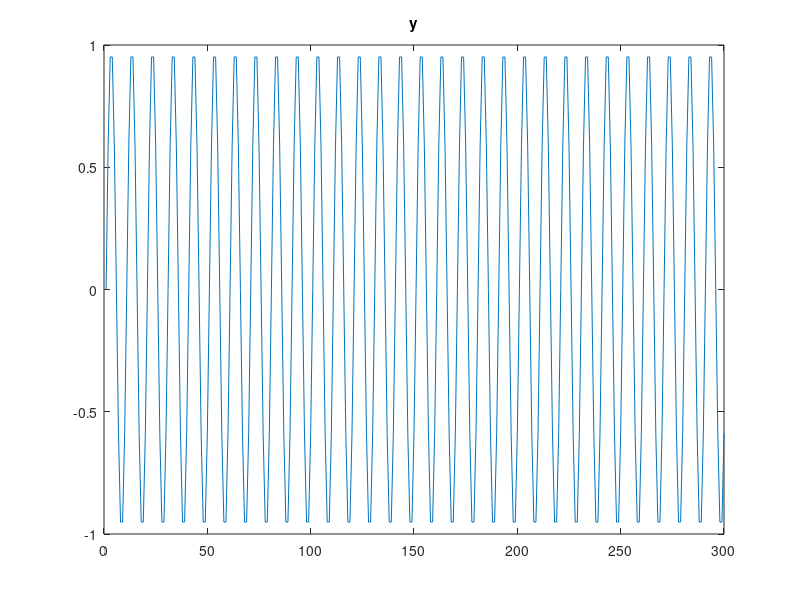
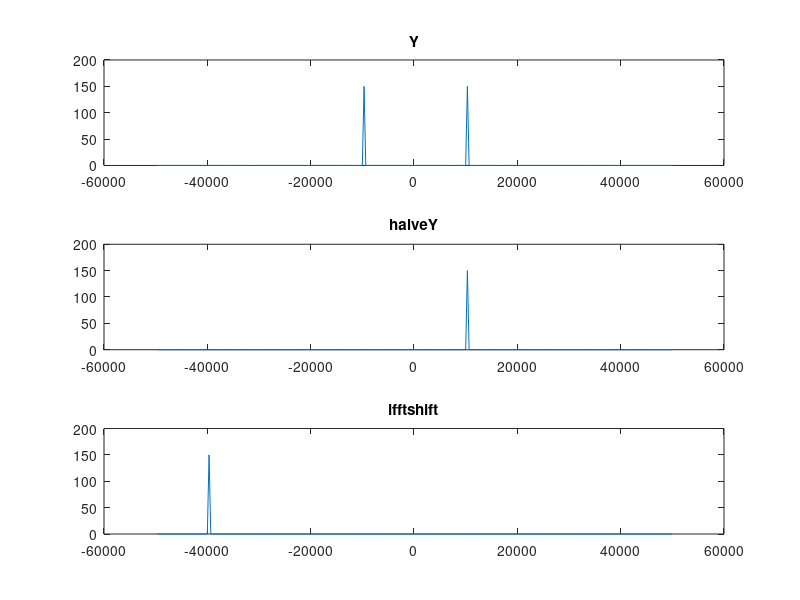
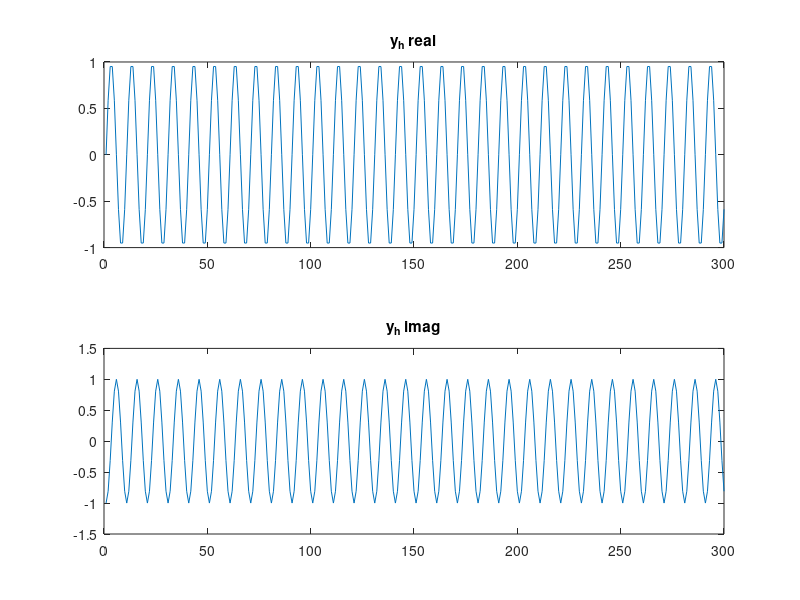
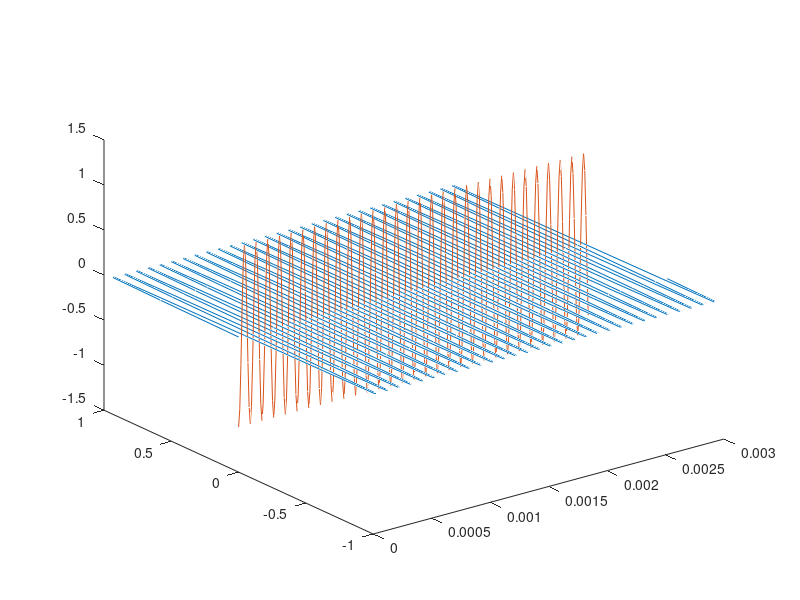

Write the MATLAB code that produced these figures, in order.
%
clc
clear all
close all
j=sqrt(-1);
fc=1e4;                                                 %carrier frequency
fs=1e5;                                                 %sample frequency
T=1/fs;                                                 %sample time
L=300;                                                 %length of signal
t=(0:L-1)*T;                                            %time vector
A=1;                                                    %%Ampltitude
ff=fs*(-L/2+1:L/2)/L;


y=A*sin(2*pi*fc*t);
figure
plot(y)
title("y");

%% gen analytic signal by FFT and IFFT
Y=fft(y,length(y));
Y=fftshift(Y);
aaa=real(Y)';
bbb=imag(Y)';
figure
subplot(3,1,1)
plot(ff,abs(Y))
title("Y")

%Y=[Y(1:length(Y)/2),zeros(1,length(Y)/2)];
Y=[zeros(1,length(Y)/2),Y((length(Y)/2+1):end)];
subplot(3,1,2)
plot(ff,abs(Y))
title("halveY")

Y=ifftshift(Y);
subplot(3,1,3)
plot(ff,abs(Y));
title("ifftshift")

y_h=ifft(Y);
y_h=2*y_h;

figure
subplot(2,1,1)
plot(real(y_h))
title("y_h real")
subplot(2,1,2)
plot(imag(y_h))
title("y_h imag")


%% gen analytic signal by hilbert
y=hilbert(y);
y_r=real(y);
y_i=imag(y);
figure
plot3(t,y_r,zeros(1,size(t,2)));
hold on
plot3(t,zeros(1,size(t,2)),y_i);
figure
subplot(2,1,1)
plot(y_r)
title("y_r")
subplot(2,1,2)
plot(y_i)
title("y_i")

figure
subplot(3,2,1)
plot3(ff,real(fftshift(fft(y_r))),zeros(1,size(ff,2)))
hold on
plot3(ff,zeros(1,size(ff,2)),imag(fftshift(fft(y_r))))
xlabel('f'); ylabel('r') ;zlabel('i');title('y_r')
axis([min(ff) max(ff) -100 100 -100 100])
subplot(3,2,2)
plot3(ff,real(fftshift(fft(y_i))),zeros(1,size(ff,2)))
hold on
plot3(ff,zeros(1,size(ff,2)),imag(fftshift(fft(y_i))))
axis([min(ff) max(ff) -100 100 -100 100])
xlabel('f'); ylabel('r') ;zlabel('i');title('y_i (y_r by hilbert)')
subplot(3,2,3)
plot3(ff,real(fftshift(fft(y_i*j))),zeros(1,size(ff,2)))
hold on
plot3(ff,zeros(1,size(ff,2)),imag(fftshift(fft(y_i*j))))
axis([min(ff) max(ff) -100 100 -100 100])
xlabel('f'); ylabel('r') ;zlabel('i');title('y_i*j')
subplot(3,2,4)
plot3(ff,real(fftshift(fft(y))),zeros(1,size(ff,2)))
hold on
plot3(ff,zeros(1,size(ff,2)),imag(fftshift(fft(y))))
axis([min(ff) max(ff) -200 200 -200 200])
xlabel('f'); ylabel('r') ;zlabel('i');title('y=y_r+y_i*j')
subplot(3,2,5)
plot(ff,abs(fftshift(fft(y))))
axis([min(ff) max(ff) -200 200])
xlabel('f'); ylabel('Y');title('abs(Y)')

figure
plot(abs(y))

angle_y=angle(y);
figure
plot(angle_y)
